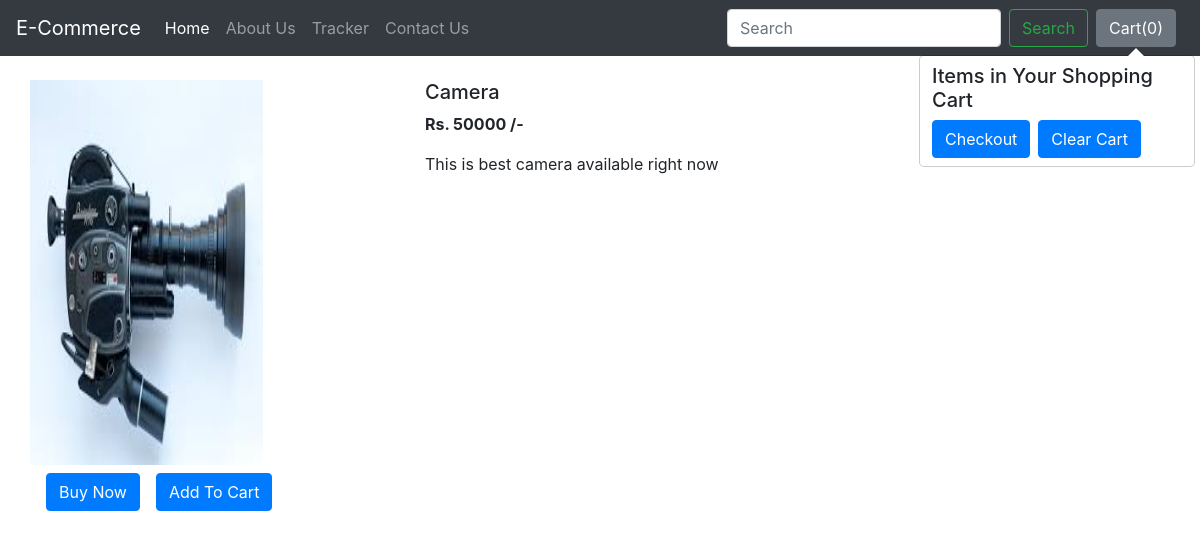
Page /productview/6 on the committed database.
### shop/models.py (models this page shows, shortened)
class Product(models.Model):
    product_id = models.AutoField
    product_name = models.CharField(max_length=50)
    desc = models.CharField(max_length=300)
    pub_data = models.DateField()
    category = models.CharField(max_length=50, default="")
    subcategory = models.CharField(max_length=50, default="")
    price = models.IntegerField(default=0)
    image = models.ImageField(upload_to="shop/images", default="")

### shop/views.py (the view)
# urls.py: path('productview/<int:prod_id>', views.prodview, name='ProductView'),
def prodview(request, prod_id):
    product = Product.objects.filter(id=prod_id)
    return render(request, 'shop/productview.html', {'products': product[0]})

### templates/shop/productview.html
{% extends 'base.html' %}
{% load bootstrap4 %}
{% block content %}
    <div class="container my-4">
    <div class="row">
            <div class="col-md-4">
                <div class="row">
                 <img src="/media/{{ products.image }}" alt="{{ products.product_name }}"
                      width="233px" height="385px">
                </div>
                <div class="row mt-2">
                    <button class="btn btn-primary mx-3">Buy Now</button>
                    <button class="btn btn-primary">Add To Cart</button>
                </div>
            </div>
        <div class="col-md-8">
            <h5>{{ products.product_name }}</h5>
            <p class="font-weight-bold">Rs. {{ products.price }} /-</p>
            <p>{{ products.desc }}</p>
        </div>
    </div>
    </div>
{% endblock content %}

### rows in the picture
Product: image (picture), product_name "Camera", price "50000", desc "This is best camera available right now"
